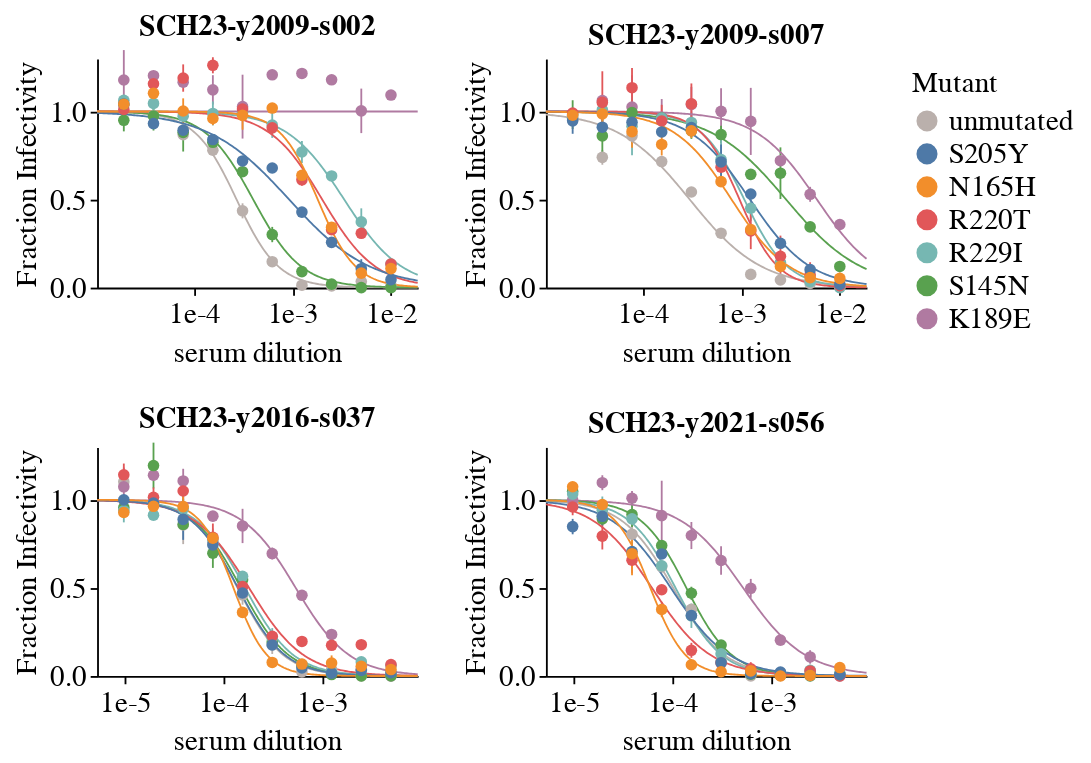

The notebook cell this image was saved under:
### Code cell
# all curves for first run
colors = {
    'unmutated' : '#BAB0AC',
    'S205Y' : '#4E79A7',
    'N165H' : '#F28E2B',
    'R220T' : '#E15759',
    'R229I' : '#76B7B2',
    'S145N' : '#59A14F',
    'K189E' : '#B07AA1'
}

plot_neutcurve(
    fits1_df,
    colors
)

### Figure 1 — Vega-Lite specification as saved in the notebook (floating-point values rounded to 4 significant figures; data arrays with more than 128 entries replaced by an {"elided": "..."} marker saying what was removed)
{"config": {"background": "white", "title": {"fontSize": 20, "fontWeight": "normal", "font": "Helvetica", "anchor": "start", "color": "#000000", "orient": "top", "offset": 5, "subtitleColor": "gray", "subtitleFont": "Helvetica", "subtitleFontWeight": "normal", "subtitleFontSize": 18, "subtitlePadding": 2}, "axis": {"domain": true, "domainColor": "black", "domainWidth": 1, "grid": false, "gridColor": "#DEDDDD", "gridWidth": 0.5, "labelFont": "Helvetica", "labelFontSize": 16, "labelFlush": false, "labelFontWeight": "normal", "labelPadding": 2, "tickColor": "black", "tickSize": 4, "tickCount": 3, "tickWidth": 1, "titleFont": "Helvetica", "titleAlign": "center", "titleFontWeight": "normal", "titleFontSize": 16, "titlePadding": 5}, "legend": {"labelFont": "Helvetica", "labelFontSize": 16, "symbolSize": 100, "titleFont": "Helvetica", "titleFontSize": 16, "titleFontWeight": "normal", "padding": 5, "titleLimit": 200, "gradientLength": 100}, "range": {"category": ["#4e79a7", "#f28e2c", "#e15759", "#76b7b2", "#59a14f", "#edc949", "#af7aa1", "#ff9da7", "#9c755f", "#bab0ab"], "diverging": ["#c7e9b4", "#7fcdbb", "#41b6c4", "#1d91c0", "#225ea8", "#253494"]}, "view": {"stroke": "white", "strokeWidth": 0}, "text": {"font": "Helvetica", "fontSize": 16}}, "vconcat": [{"hconcat": [{"layer": [{"mark": {"type": "errorbar", "opacity": 1}, "encoding": {"color": {"field": "virus", "scale": {"domain": ["unmutated", "S205Y", "N165H", "R220T", "R229I", "S145N", "K189E"], "range": ["#BAB0AC", "#4E79A7", "#F28E2B", "#E15759", "#76B7B2", "#59A14F", "#B07AA1"]}, "title": "Mutant", "type": "nominal"}, "x": {"axis": {"format": ".0e", "tickCount": 3}, "field": "concentration", "scale": {"domain": [1.047e-05, 0.01866], "type": "log"}, "title": "serum dilution", "type": "quantitative"}, "y": {"field": "lower", "title": "Fraction Infectivity", "type": "quantitative"}, "y2": {"field": "upper"}}}, {"mark": {"type": "line", "size": 1}, "encoding": {"color": {"field": "virus", "scale": {"domain": ["unmutated", "S205Y", "N165H", "R220T", "R229I", "S145N", "K189E"], "range": ["#BAB0AC", "#4E79A7", "#F28E2B", "#E15759", "#76B7B2", "#59A14F", "#B07AA1"]}, "title": "Mutant", "type": "nominal"}, "x": {"axis": {"format": ".0e", "tickCount": 3}, "field": "concentration", "scale": {"domain": [1.047e-05, 0.01866], "type": "log"}, "title": "serum dilution", "type": "quantitative"}, "y": {"axis": {"values": [0, 0.5, 1]}, "field": "fit", "scale": {"domain": [0, 1.3]}, "title": "Fraction Infectivity", "type": "quantitative"}}}, {"mark": {"type": "circle", "opacity": 1, "size": 40}, "encoding": {"color": {"field": "virus", "scale": {"domain": ["unmutated", "S205Y", "N165H", "R220T", "R229I", "S145N", "K189E"], "range": ["#BAB0AC", "#4E79A7", "#F28E2B", "#E15759", "#76B7B2", "#59A14F", "#B07AA1"]}, "title": "Mutant", "type": "nominal"}, "x": {"axis": {"format": ".0e", "tickCount": 3}, "field": "concentration", "scale": {"domain": [1.047e-05, 0.01866], "type": "log"}, "title": "serum dilution", "type": "quantitative"}, "y": {"field": "measurement", "title": "Fraction Infectivity", "type": "quantitative"}}}], "data": {"name": "data-c99069d06bceb93407218817621cbd89"}, "height": 125, "title": {"text": "SCH23-y2009-s002", "anchor": "middle", "fontSize": 16, "fontWeight": "bold"}, "width": 175}, {"layer": [{"mark": {"type": "errorbar", "opacity": 1}, "encoding": {"color": {"field": "virus", "scale": {"domain": ["unmutated", "S205Y", "N165H", "R220T", "R229I", "S145N", "K189E"], "range": ["#BAB0AC", "#4E79A7", "#F28E2B", "#E15759", "#76B7B2", "#59A14F", "#B07AA1"]}, "title": "Mutant", "type": "nominal"}, "x": {"axis": {"format": ".0e", "tickCount": 3}, "field": "concentration", "scale": {"domain": [1.047e-05, 0.01866], "type": "log"}, "title": "serum dilution", "type": "quantitative"}, "y": {"field": "lower", "title": "Fraction Infectivity", "type": "quantitative"}, "y2": {"field": "upper"}}}, {"mark": {"type": "line", "size": 1}, "encoding": {"color": {"field": "virus", "scale": {"domain": ["unmutated", "S205Y", "N165H", "R220T", "R229I", "S145N", "K189E"], "range": ["#BAB0AC", "#4E79A7", "#F28E2B", "#E15759", "#76B7B2", "#59A14F", "#B07AA1"]}, "title": "Mutant", "type": "nominal"}, "x": {"axis": {"format": ".0e", "tickCount": 3}, "field": "concentration", "scale": {"domain": [1.047e-05, 0.01866], "type": "log"}, "title": "serum dilution", "type": "quantitative"}, "y": {"axis": {"values": [0, 0.5, 1]}, "field": "fit", "scale": {"domain": [0, 1.3]}, "title": "Fraction Infectivity", "type": "quantitative"}}}, {"mark": {"type": "circle", "opacity": 1, "size": 40}, "encoding": {"color": {"field": "virus", "scale": {"domain": ["unmutated", "S205Y", "N165H", "R220T", "R229I", "S145N", "K189E"], "range": ["#BAB0AC", "#4E79A7", "#F28E2B", "#E15759", "#76B7B2", "#59A14F", "#B07AA1"]}, "title": "Mutant", "type": "nominal"}, "x": {"axis": {"format": ".0e", "tickCount": 3}, "field": "concentration", "scale": {"domain": [1.047e-05, 0.01866], "type": "log"}, "title": "serum dilution", "type": "quantitative"}, "y": {"field": "measurement", "title": "Fraction Infectivity", "type": "quantitative"}}}], "data": {"name": "data-8640cae433a3af2c66978a12ea7786cb"}, "height": 125, "title": {"text": "SCH23-y2009-s007", "anchor": "middle", "fontSize": 16, "fontWeight": "bold"}, "width": 175}]}, {"hconcat": [{"layer": [{"mark": {"type": "errorbar", "opacity": 1}, "encoding": {"color": {"field": "virus", "scale": {"domain": ["unmutated", "S205Y", "N165H", "R220T", "R229I", "S145N", "K189E"], "range": ["#BAB0AC", "#4E79A7", "#F28E2B", "#E15759", "#76B7B2", "#59A14F", "#B07AA1"]}, "title": "Mutant", "type": "nominal"}, "x": {"axis": {"format": ".0e", "tickCount": 3}, "field": "concentration", "scale": {"domain": [5.233e-06, 0.00933], "type": "log"}, "title": "serum dilution", "type": "quantitative"}, "y": {"field": "lower", "title": "Fraction Infectivity", "type": "quantitative"}, "y2": {"field": "upper"}}}, {"mark": {"type": "line", "size": 1}, "encoding": {"color": {"field": "virus", "scale": {"domain": ["unmutated", "S205Y", "N165H", "R220T", "R229I", "S145N", "K189E"], "range": ["#BAB0AC", "#4E79A7", "#F28E2B", "#E15759", "#76B7B2", "#59A14F", "#B07AA1"]}, "title": "Mutant", "type": "nominal"}, "x": {"axis": {"format": ".0e", "tickCount": 3}, "field": "concentration", "scale": {"domain": [5.233e-06, 0.00933], "type": "log"}, "title": "serum dilution", "type": "quantitative"}, "y": {"axis": {"values": [0, 0.5, 1]}, "field": "fit", "scale": {"domain": [0, 1.3]}, "title": "Fraction Infectivity", "type": "quantitative"}}}, {"mark": {"type": "circle", "opacity": 1, "size": 40}, "encoding": {"color": {"field": "virus", "scale": {"domain": ["unmutated", "S205Y", "N165H", "R220T", "R229I", "S145N", "K189E"], "range": ["#BAB0AC", "#4E79A7", "#F28E2B", "#E15759", "#76B7B2", "#59A14F", "#B07AA1"]}, "title": "Mutant", "type": "nominal"}, "x": {"axis": {"format": ".0e", "tickCount": 3}, "field": "concentration", "scale": {"domain": [5.233e-06, 0.00933], "type": "log"}, "title": "serum dilution", "type": "quantitative"}, "y": {"field": "measurement", "title": "Fraction Infectivity", "type": "quantitative"}}}], "data": {"name": "data-18ad3c76b16ee660b257f21a3ff45fcb"}, "height": 125, "title": {"text": "SCH23-y2016-s037", "anchor": "middle", "fontSize": 16, "fontWeight": "bold"}, "width": 175}, {"layer": [{"mark": {"type": "errorbar", "opacity": 1}, "encoding": {"color": {"field": "virus", "scale": {"domain": ["unmutated", "S205Y", "N165H", "R220T", "R229I", "S145N", "K189E"], "range": ["#BAB0AC", "#4E79A7", "#F28E2B", "#E15759", "#76B7B2", "#59A14F", "#B07AA1"]}, "title": "Mutant", "type": "nominal"}, "x": {"axis": {"format": ".0e", "tickCount": 3}, "field": "concentration", "scale": {"domain": [5.233e-06, 0.00933], "type": "log"}, "title": "serum dilution", "type": "quantitative"}, "y": {"field": "lower", "title": "Fraction Infectivity", "type": "quantitative"}, "y2": {"field": "upper"}}}, {"mark": {"type": "line", "size": 1}, "encoding": {"color": {"field": "virus", "scale": {"domain": ["unmutated", "S205Y", "N165H", "R220T", "R229I", "S145N", "K189E"], "range": ["#BAB0AC", "#4E79A7", "#F28E2B", "#E15759", "#76B7B2", "#59A14F", "#B07AA1"]}, "title": "Mutant", "type": "nominal"}, "x": {"axis": {"format": ".0e", "tickCount": 3}, "field": "concentration", "scale": {"domain": [5.233e-06, 0.00933], "type": "log"}, "title": "serum dilution", "type": "quantitative"}, "y": {"axis": {"values": [0, 0.5, 1]}, "field": "fit", "scale": {"domain": [0, 1.3]}, "title": "Fraction Infectivity", "type": "quantitative"}}}, {"mark": {"type": "circle", "opacity": 1, "size": 40}, "encoding": {"color": {"field": "virus", "scale": {"domain": ["unmutated", "S205Y", "N165H", "R220T", "R229I", "S145N", "K189E"], "range": ["#BAB0AC", "#4E79A7", "#F28E2B", "#E15759", "#76B7B2", "#59A14F", "#B07AA1"]}, "title": "Mutant", "type": "nominal"}, "x": {"axis": {"format": ".0e", "tickCount": 3}, "field": "concentration", "scale": {"domain": [5.233e-06, 0.00933], "type": "log"}, "title": "serum dilution", "type": "quantitative"}, "y": {"field": "measurement", "title": "Fraction Infectivity", "type": "quantitative"}}}], "data": {"name": "data-1bcb93ce06a92507d4f71edcca4c2cfe"}, "height": 125, "title": {"text": "SCH23-y2021-s056", "anchor": "middle", "fontSize": 16, "fontWeight": "bold"}, "width": 175}]}], "$schema": "https://vega.github.io/schema/vega-lite/v5.16.3.json", "datasets": {"data-c99069d06bceb93407218817621cbd89": {"elided": "1470 records"}, "data-8640cae433a3af2c66978a12ea7786cb": {"elided": "1470 records"}, "data-18ad3c76b16ee660b257f21a3ff45fcb": {"elided": "1470 records"}, "data-1bcb93ce06a92507d4f71edcca4c2cfe": {"elided": "1470 records"}}}
